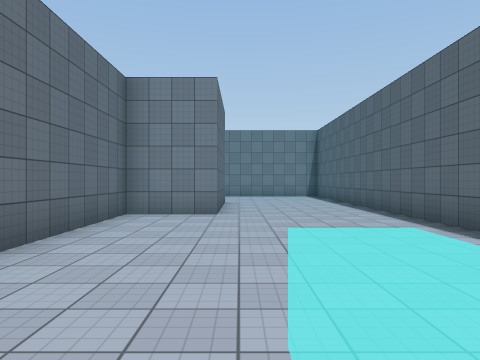
view 1 (above)

20 first-person views from a walk through a 3-D level made in the Unity game engine. The camera is 1.5 m above the floor, looks level and sees 70° across. The floor is counted in squares, 2 m on a side. Each view is taken from the middle of a square. On the plan, view 1 faces up. The plan holds only what a view shows up to about 11 squares ahead; the rest is blank. The place goes on beyond the plan. Some animated figures are not drawn. Door leaves are left out, so doorways stand open. Surface patterns are stand-ins for the level's own textures.

view 2
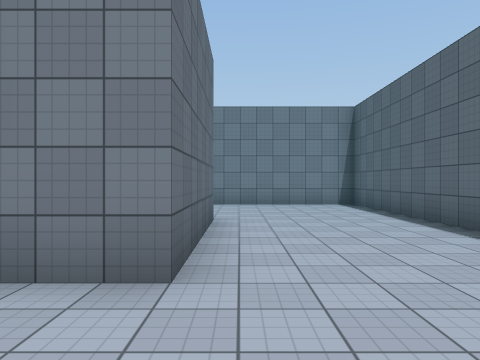

view 3
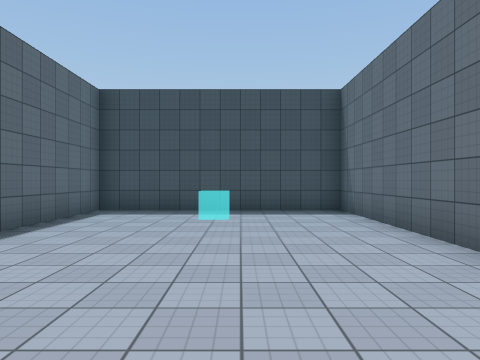

view 4
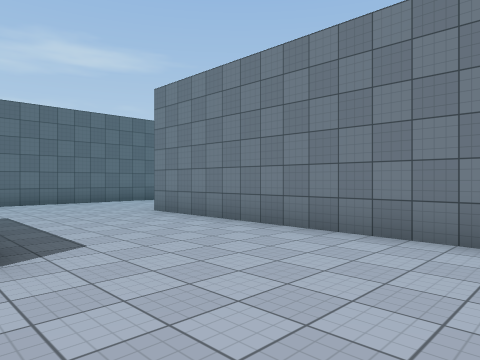

view 5
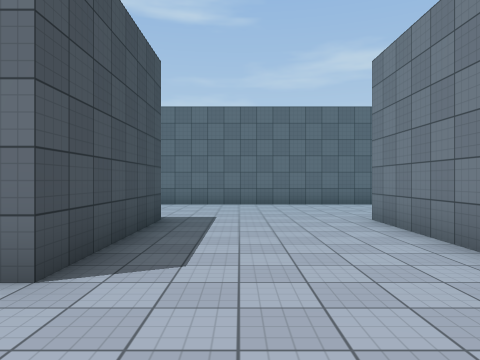

view 6
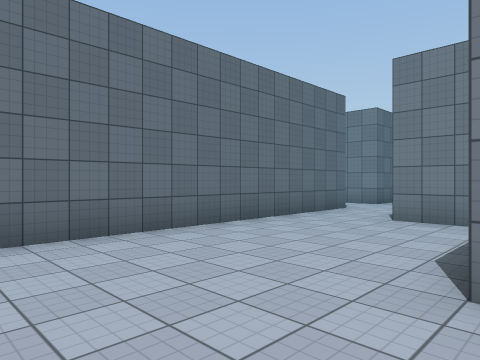

view 7
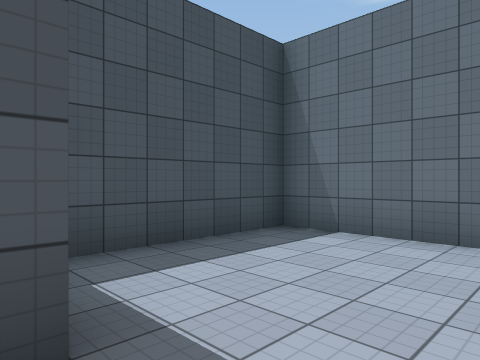

view 8
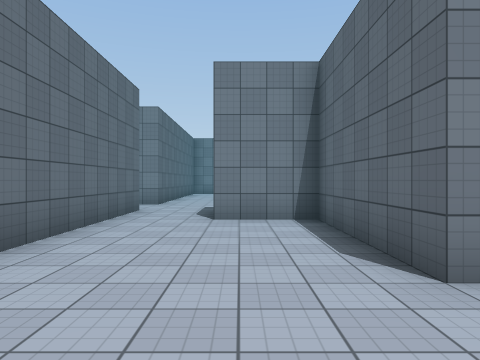

view 9
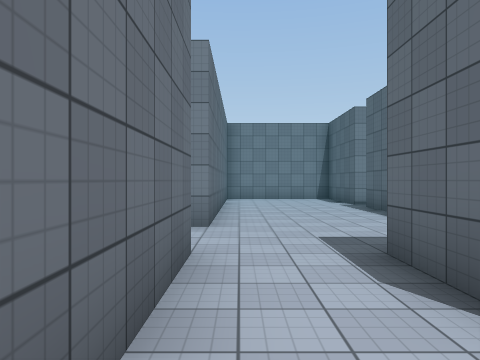

view 10
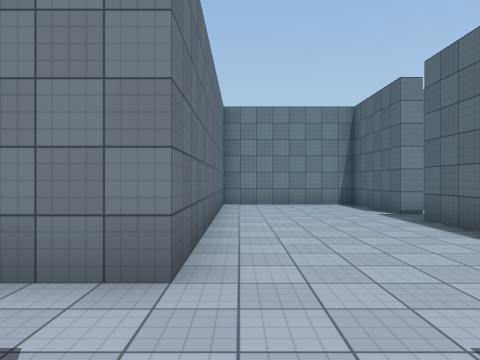

view 11
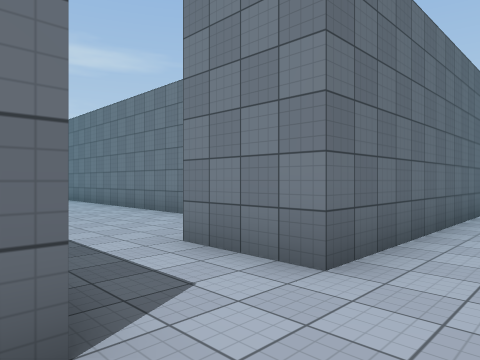

view 12
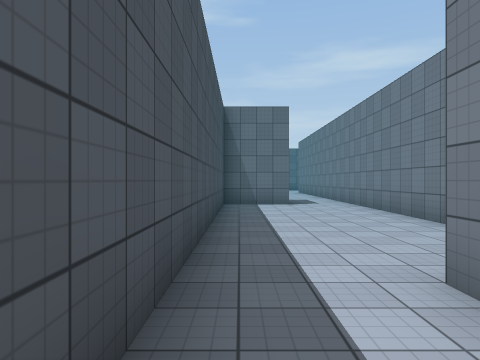

view 13
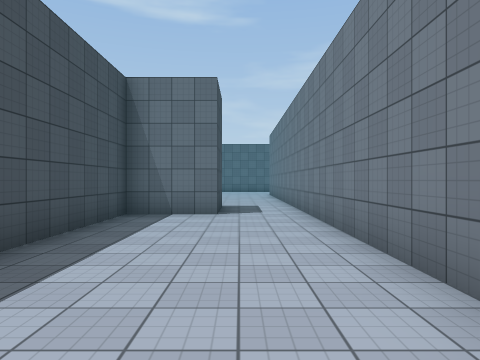

view 14
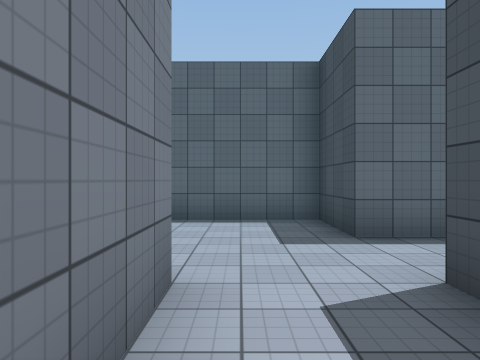

view 15
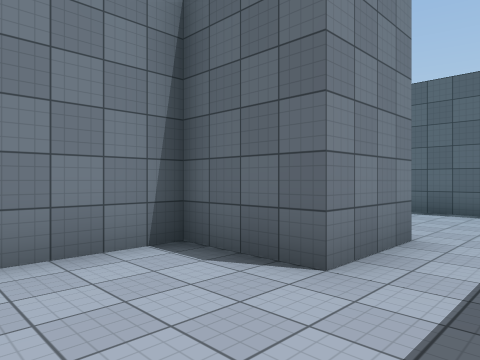

view 16
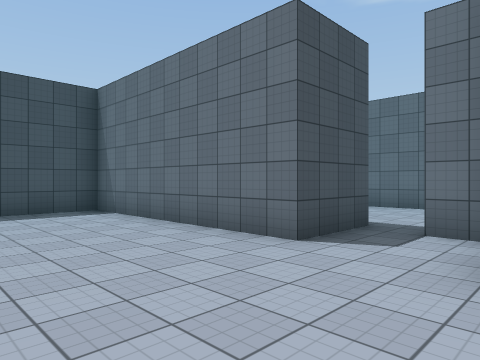

view 17
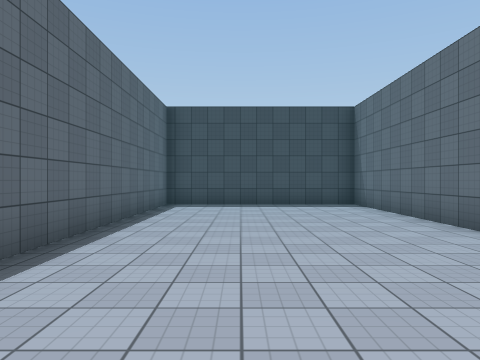

view 18
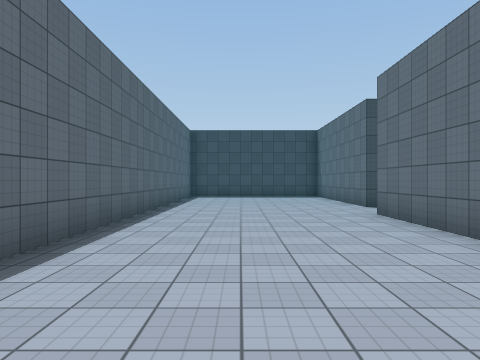

view 19
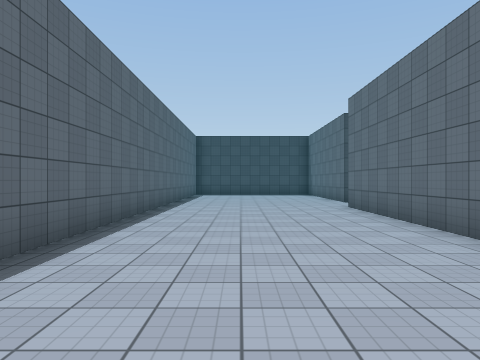

view 20
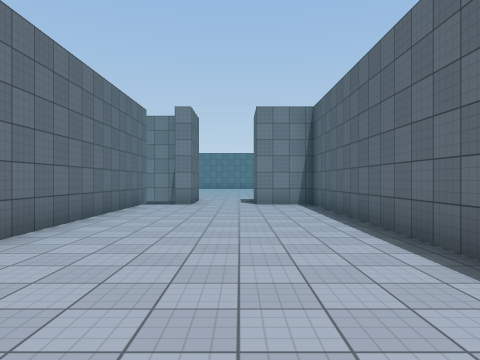

### Floor plan
Ten units are one square. View 1 is at (0, 0); x grows to the right and y downward. Boxes are objects, and circles mark ways between rooms. Rooms are numbered by the first view taken in them; rooms with no view inside come last. Other rooms are left out.
<svg viewBox="-210 -405 250 415">
<path fill="none" stroke="#000" d="M-45 -115 -5 -115 -5 -75 -25 -75 -25 5 35 5 35 -30M35 -50 35 -155 -45 -155 -45 -195 -65 -195M-65 -201 -65 -215M-85 -215 -85 -95 -51 -95M-45 -285 -45 -315 -85 -315M-65 -215 -45 -215 -45 -275M-85 -312 -85 -235 -105 -235M-105 -215 -85 -215M-105 -235 -105 -255 -205 -255M-201 -235 -185 -235 -185 -215 -105 -215M-40 -291 -40 -285 -45 -285M-45 -275 -25 -275 -25 -215 32 -215 32 -395 15 -395M-5 -400 -5 -395 -10 -395M-20 -400 -20 -295"/>
<circle cx="-75" cy="-205" r="3" fill="#2a7"/>
<circle cx="-95" cy="-225" r="3" fill="#2a7"/>
<circle cx="-40" cy="-280" r="3" fill="#2a7"/>
<text x="0" y="-100">1</text>
<text x="-70" y="-260">2</text>
<text x="-150" y="-240">3</text>
<text x="10" y="-300">4</text>
</svg>
Room 1 opens to room 2. Room 2 opens to room 3. Room 2 opens to room 4.

Where each view was taken, in squares from view 1:
view 1: 0 up, 0 right, facing up
view 2: 5 up, 0 right, facing up
view 3: 8 up, 0 right, facing down
view 4: 11 up, 3 right, facing up-left
view 5: 13 up, 2 right, facing left
view 6: 13 up, 4 left, facing up-left
view 7: 13 up, 4 left, facing down-left
view 8: 13 up, 6 left, facing up
view 9: 18 up, 8 left, facing up
view 10: 21 up, 8 left, facing up
view 11: 21 up, 7 left, facing up-left
view 12: 22 up, 8 left, facing left
view 13: 24 up, 11 left, facing left
view 14: 23 up, 11 left, facing right
view 15: 22 up, 13 left, facing up-right
view 16: 30 up, 1 right, facing down-left
view 17: 32 up, 1 right, facing down
view 18: 37 up, 1 right, facing down
view 19: 39 up, 1 right, facing down
view 20: 29 up, 1 right, facing up
